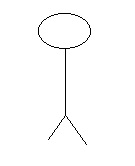
#> input picture parte1.jpg, 135 x 166 px
$ python ej3.py
#> lines starting #> are read from the running program, lines starting #| are printed output that depends on the picture
import cv2
import numpy as np
from matplotlib import pyplot as plt
# Leer las imágenes
imagen1 = cv2.imread('parte1.jpg')
#> imagen1 is the input picture: shape (166, 135, 3); min 0, max 255, mean 252.1
imagen2 = cv2.imread('parte2.jpg')
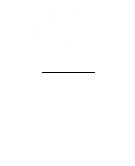
#> input picture parte2.jpg, 135 x 166 px
#> imagen2 is the input picture: shape (166, 135, 3); min 0, max 255, mean 254.4

if imagen1.shape != imagen2.shape:
    imagen2 = cv2.resize(imagen2, (imagen1.shape[1], imagen1.shape[0]))

suma = cv2.addWeighted(imagen1, 0.5, imagen2, 0.5, 0)
resta = cv2.subtract(cv2.add(imagen1, imagen2), imagen1)
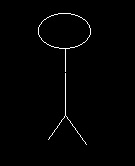
#> resta: shape (166, 135, 3); min 0, max 255, mean 2.9
# Suma
plt.subplot(1, 2, 1)
plt.imshow(suma)
plt.title('Suma')
# plt.axis('off')

# Resta
plt.subplot(1, 2, 2)
plt.imshow(resta)
plt.title('Resta')
# plt.axis('off')

plt.show()
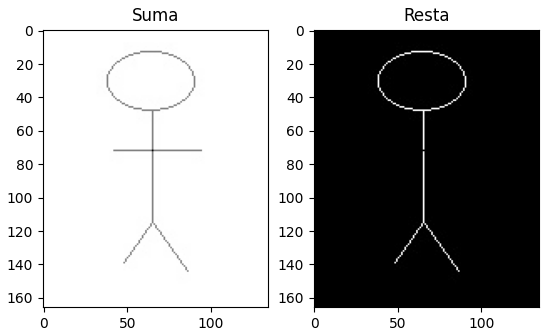
#> figure drawn by matplotlib, 2 panels
